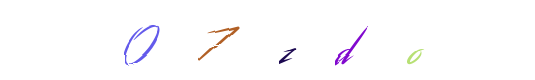
#> input picture data/train/07zdo-0.png, 535 x 80 px
$ python generate_yolo_labels.py   (older library calls are emulated)
#> lines starting #> are read from the running program, lines starting #| are printed output that depends on the picture; after the words box and inside, x2 and y2 are one past the last pixel; in counts of white or black regions, pixels touching at a corner belong together
### kmeans.py
import cv2
import numpy as np
import torch

def add_pos_channels(img, mode: str = "norm"):
    """
    img: numpy array (H, W, 3)
    mode: "norm" or "minus1to1"
    returns: numpy array (H, W, 5)
    """
    assert img.ndim == 3 and img.shape[2] == 3, "Expected (H, W, 3)"
    H, W, C = img.shape

    if mode == "norm":
        xs = np.linspace(0, 1, W, dtype=np.float32)
        ys = np.linspace(0, 1, H, dtype=np.float32)
    elif mode == "minus1to1":
        xs = np.linspace(-1, 1, W, dtype=np.float32)
        ys = np.linspace(-1, 1, H, dtype=np.float32)
    else:
        raise ValueError("mode must be 'norm' or 'minus1to1'")

    x_grid = np.tile(xs, (H, 1))
    y_grid = np.tile(ys[:, None], (1, W))

    white_mask = (img == 255).all(axis=2)
    x_grid[white_mask] = 0
    y_grid[white_mask] = 0

    out = np.dstack([img, x_grid, y_grid])
    return out


def kmeans(img, k):
  # img = cv2.imread("data/train/zdfvcb-0.png")
  img = np.array(img)
  img = cv2.cvtColor(img, cv2.COLOR_BGR2RGB)

  alpha = 1  # Increase contrast
  beta = 10     # No change in brightness

  # Apply the transformation
  img = cv2.convertScaleAbs(img, alpha=alpha, beta=beta)


  # kernel = np.ones((3, 3), np.float32) / 9 # Example 5x5 averaging kernel
  # img = cv2.filter2D(img, -1, kernel) # -1 means output image depth is same as input
  # img = cv2.morphologyEx(img, cv2.MORPH_CLOSE, kernel)
  kernel = np.array([[-1, -1, -1],
                    [-1,  8, -1],
                    [-1, -1, -1]])
  kernel = np.ones((3, 3), np.uint8)
  # img = cv2.erode(img, kernel, iterations=1)
  # Apply the filter
  # high = cv2.filter2D(img, -1, kernel)
  high = cv2.Laplacian(cv2.cvtColor(img, cv2.COLOR_RGB2GRAY), ddepth=cv2.CV_16S, ksize=1)
  # img[high != 0] = 255
  # img = cv2.dilate(img, kernel, iterations=1)

  # img = cv2.morphologyEx(img, cv2.MORPH_CLOSE, kernel)
  kernel = np.ones((3, 3), np.uint8)
  # img = cv2.erode(img, kernel, iterations=1)
  img = add_pos_channels(img)
  pixel_vals = img.reshape((-1, 5))
  pixel_vals = np.float32(pixel_vals)

  criteria = (cv2.TERM_CRITERIA_EPS + cv2.TERM_CRITERIA_MAX_ITER, 100, 0.01)


  retval, labels, centers = cv2.kmeans(pixel_vals, k, None, criteria, 10, cv2.KMEANS_PP_CENTERS)

  labels = labels.flatten().reshape((img.shape[0], img.shape[1]))

  centers = centers[:,:3]

  return labels, centers

  # [17 lines of commented-out code are left out]

# [47 lines left out: function getSegmentedImages, not called in this run]


# [12 lines that do not run on import are left out]

# kmeans("a")
#

### generate_yolo_labels.py
import os, csv, pathlib
import cv2
import numpy as np
from kmeans import kmeans

# Path setup
split = "train"
DATA_DIR = f"./data/{split}"
DEST_IMG_DIR = f"./data_yolo/{split}/images"
DEST_LABEL_DIR = f"./data_yolo/{split}/labels"

os.makedirs(DEST_IMG_DIR, exist_ok=True)
os.makedirs(DEST_LABEL_DIR, exist_ok=True)

# class list: 0–9 + A–Z
CLASSES = list("0123456789ABCDEFGHIJKLMNOPQRSTUVWXYZ")
class_to_idx = {c: i for i, c in enumerate(CLASSES)}

for root, _, files in os.walk(DATA_DIR):
    for f in files:
        if not f.lower().endswith(".png"):
            continue

        # ---- Load image ----
        img_path = os.path.join(root, f)
        img = cv2.imread(img_path)
#> img is the input picture: shape (80, 535, 3); mean B, G, R 253.2, 251.9, 252.7
        if img is None:
            continue

        h, w, _ = img.shape
#> h = 80; w = 535

        # Filename like "abcd-0.png" → "abcd"
        text = pathlib.Path(f).stem.split("-")[0]
        k = len(text)

        # ---- Segment via kmeans ----
        labels, centers = kmeans(img, k)
#> in kmeans, `high = cv2.Laplacian(cv2.cvtColor(img, cv2.COLOR_RGB2GRAY), ddepth=cv2..`:
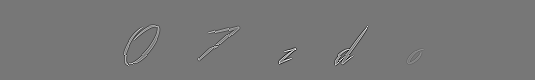
#> high: shape (80, 535) int16; min -445, max 504, mean 0; drawn with min black and max white
#> in add_pos_channels, `white_mask = (img == 255).all(axis=2)`:
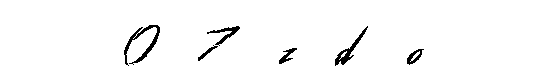
#> white_mask: shape (80, 535) bool; 97.5% white; 6 black regions, box (x1, y1, x2, y2) and area: (124, 25, 160, 66) 359, (335, 26, 368, 66) 255, (207, 26, 240, 46) 178, (407, 49, 424, 65) 114, (279, 48, 297, 64) 107, (198, 45, 218, 61) 73
#> in kmeans, `retval, labels, centers = cv2.kmeans(pixel_vals, k, None, criteria, 10..`: retval = 2506844.5; centers = [[254.9, 254.9, 255, 0.0023, 0.00278], [131.3, 80.7, 232.9, 0.434, 0.592], [191.4, 114.9, 60.16, 0.412, 0.494], [49.4, 31.4, 99.73, 0.536, 0.706], [201.6, 194.4, 195.6, 0.531, 0.6]]
#> in kmeans, `labels = labels.flatten().reshape((img.shape[0], img.shape[1]))`:
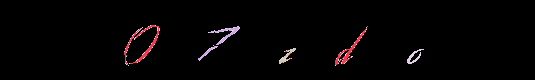
#> labels: shape (80, 535) int32; 5 distinct labels, from 0 to 4; one colour per label, 0 black
#> in kmeans, `centers = centers[:,:3]`: centers = [[254.9, 254.9, 255], [131.3, 80.7, 232.9], [191.4, 114.9, 60.16], [49.4, 31.4, 99.73], [201.6, 194.4, 195.6]]

        # For each cluster (roughly 1 letter)
        cols = []
        for col in range(k):
            idxs = np.where(labels == col)[1]
            if len(idxs) == 0:
                continue
            x_mean = np.mean(idxs)
            cols.append((x_mean, col))
#> this loop made 5 passes
#> x_mean on passes 1 to 5: 267.4, 231.5, 220.1, 286.2, 283.4
#> after the loop, cols = [(267.4, 0), (231.5, 1), (220.1, 2), (286.2, 3), (283.4, 4)]
        cols.sort()

        yolo_lines = []

        for i, (x_mean, col) in enumerate(cols):
            if i >= len(text):  # safety
                break
            letter = text[i].upper()
            if letter not in class_to_idx:
                continue
            cls_id = class_to_idx[letter]

            # derive bounding box
            l = max(0, round(x_mean) - 40)
            r = min(w - 1, l + 80)
            l = r - 80
            box_w = r - l
            box_h = h
            x_center = (l + box_w / 2) / w
            y_center = 0.5  # assume full height
            box_w /= w
            box_h /= h

            yolo_lines.append(f"{cls_id} {x_center:.6f} {y_center:.6f} {box_w:.6f} {box_h:.6f}")
#> this loop made 5 passes
#> (x_mean, col, letter, cls_id, r, x_center) on passes 1 to 5: (220.1, 2, '0', 0, 260, 0.411), (231.5, 1, '7', 7, 272, 0.434), (267.4, 0, 'Z', 35, 307, 0.499), (283.4, 4, 'D', 13, 323, 0.529), (286.2, 3, 'O', 24, 326, 0.535)
#> after the loop, yolo_lines = ['0 0.411215 0.500000 0.149533 1.000000', '7 0.433645 0.500000 0.149533 1.000000', '35 0.499065 0.500000 0.149533 1.000000', '13 0.528972 0.500000 0.149533 1.000000', '24 0.534579 0.500000 0.149533 1.000000']

        # ---- Save image and label file ----
        new_img_path = os.path.join(DEST_IMG_DIR, f)
        cv2.imwrite(new_img_path, img)
        label_path = os.path.join(DEST_LABEL_DIR, f.replace(".png", ".txt"))
        with open(label_path, "w") as fp:
            fp.write("\n".join(yolo_lines))

print("✅ YOLO dataset created!")

$ run again, on data/train/0tzo25-0.png
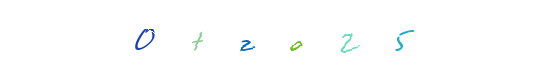
#> input picture data/train/0tzo25-0.png, 550 x 80 px
#> img is the input picture: shape (80, 550, 3); mean B, G, R 254.1, 254, 253.1
#> in add_pos_channels, `white_mask = (img == 255).all(axis=2)`:
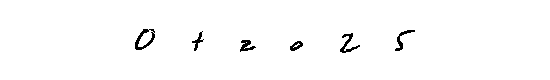
#> white_mask: shape (80, 550) bool; 98.6% white; black in thin lines or dots, all inside (x1, y1, x2, y2) = (135, 29, 415, 53)
#> in kmeans, `retval, labels, centers = cv2.kmeans(pixel_vals, k, None, criteria, 10..`: retval = 647096.4; centers = [[255, 255, 255, 0.00107, 0.00115], [38.1, 95.8, 196, 0.321, 0.514], [136.4, 217.8, 199.2, 0.529, 0.529], [131.9, 203.5, 63.02, 0.539, 0.579], [69.8, 168.8, 212.6, 0.561, 0.513], [196, 234, 227.4, 0.502, 0.535]]
#> in kmeans, `labels = labels.flatten().reshape((img.shape[0], img.shape[1]))`:
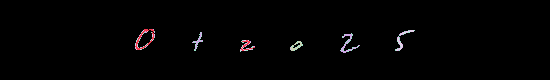
#> labels: shape (80, 550) int32; 6 distinct labels, from 0 to 5; one colour per label, 0 black
#> in kmeans, `centers = centers[:,:3]`: centers = [[255, 255, 255], [38.1, 95.8, 196], [136.4, 217.8, 199.2], [131.9, 203.5, 63.02], [69.8, 168.8, 212.6], [196, 234, 227.4]]
#> the loop `for col in range(k):` made 6 passes
#> x_mean on passes 1 to 6: 274.6, 176.4, 290.6, 295.7, 308.1, 275.4
#> after the loop `for col in range(k):`: cols = [(274.6, 0), (176.4, 1), (290.6, 2), (295.7, 3), (308.1, 4), (275.4, 5)]
#> the loop `for i, (x_mean, col) in enumerate(cols):` made 6 passes
#> (x_mean, col, letter, cls_id, r, x_center) on passes 1 to 6: (176.4, 1, '0', 0, 216, 0.32), (274.6, 0, 'T', 29, 315, 0.5), (275.4, 5, 'Z', 35, 315, 0.5), (290.6, 2, 'O', 24, 331, 0.529), (295.7, 3, '2', 2, 336, 0.538), (308.1, 4, '5', 5, 348, 0.56)
#> after the loop `for i, (x_mean, col) in enumerate(cols):`: yolo_lines = ['0 0.320000 0.500000 0.145455 1.000000', '29 0.500000 0.500000 0.145455 1.000000', '35 0.500000 0.500000 0.145455 1.000000', '24 0.529091 0.500000 0.145455 1.000000', '2 0.538182 0.500000 0.145455 1.000000', '5 0.560000 0.500000 0.145455 1.000000']
